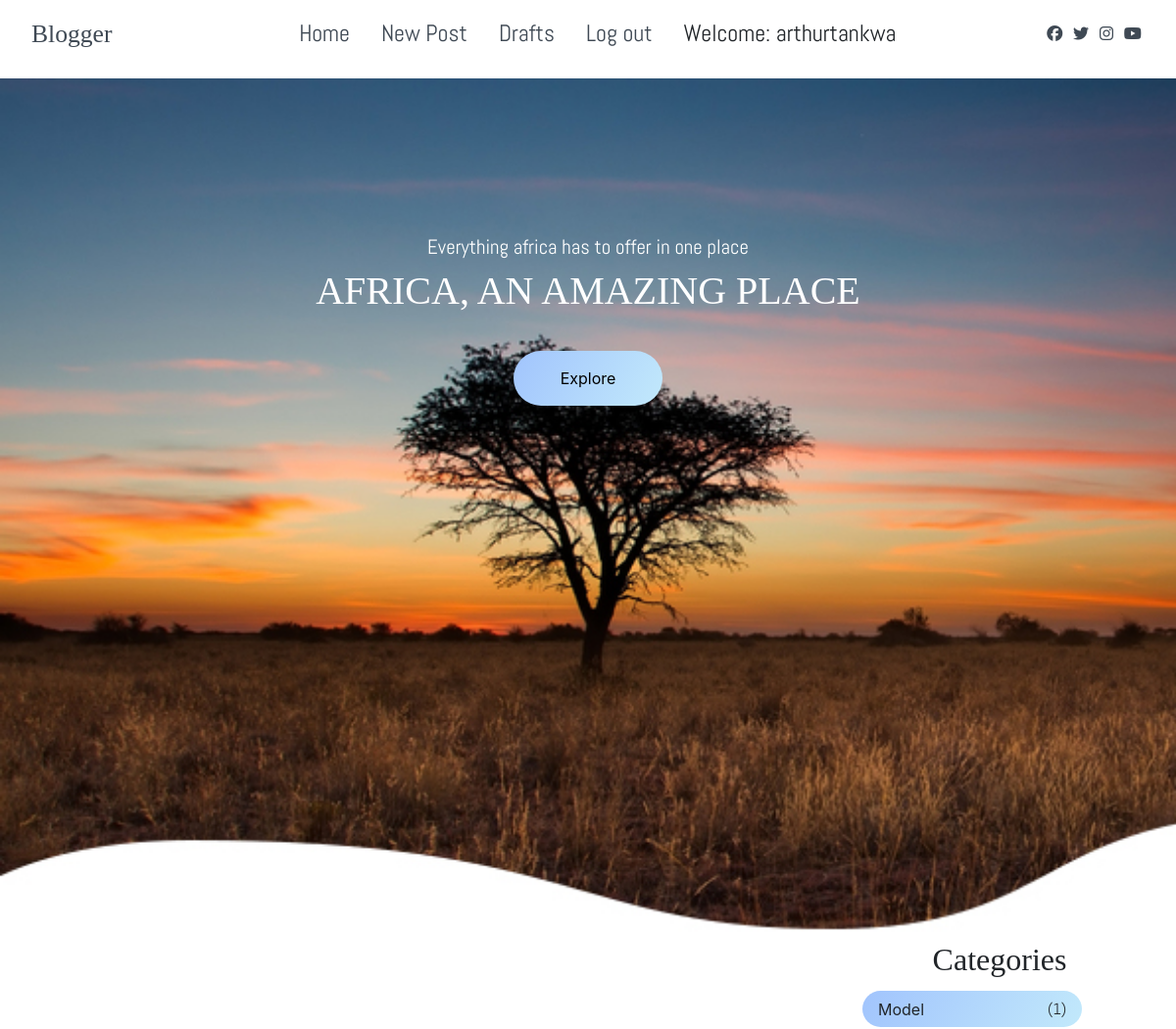
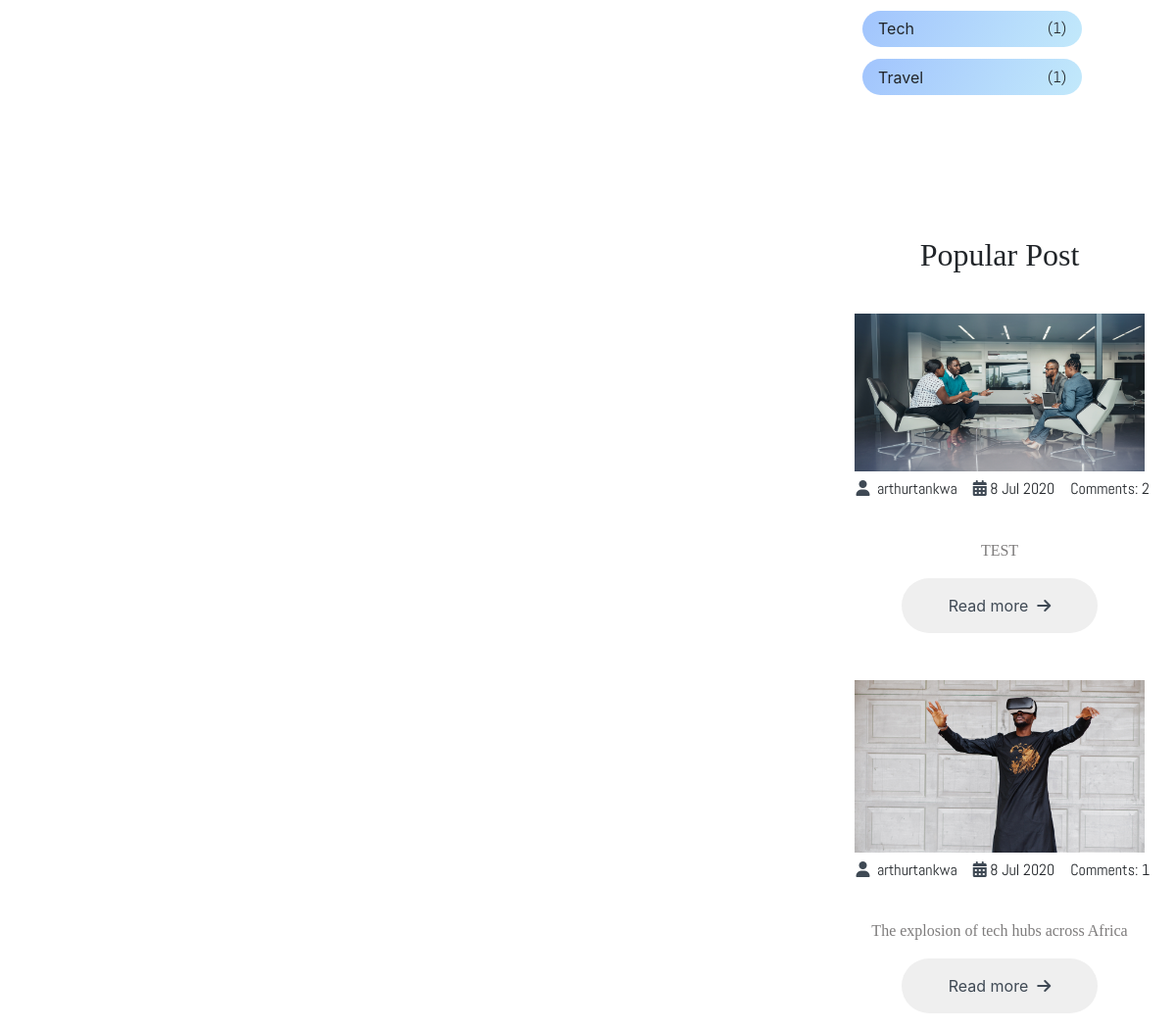
Page /drafts/ (signed in) on the committed database (2 pictures, top to bottom).
### blog/models.py (models this page shows, shortened)
class Post(models.Model):
    author = models.ForeignKey('auth.User',on_delete=models.CASCADE)
    title = models.CharField(max_length=200)
    text = models.TextField()
    image = models.ImageField()
    category = models.CharField(max_length=200, choices = cat_choices)
    created_date = models.DateTimeField(default=timezone.now)
    published_date = models.DateTimeField(blank=True, null=True)
    def approve_comments(self):
        return self.comments.filter(approved_comment=True)

### blog/views.py (the view)
# urls.py: path('drafts/', views.DraftListView.as_view(), name='post_draft_list'),
class DraftListView(LoginRequiredMixin,ListView):
    login_url = '/login/'
    redirect_field_name = 'blog/post_draft_list.html'
    model = Post
    def get_queryset(self):
        return Post.objects.filter(published_date__isnull=True).order_by('created_date')
    def get_context_data(self, **kwargs):
        context = super().get_context_data(**kwargs)
        query1 = Post.objects.values('category').annotate(Count('category')).order_by()
        query2 = Post.objects.annotate(comments_count=Count('comments')).filter(comments_count__gt=0).order_by('-comments_count')[:4]
        context["categories"] = query1
        context["popular"] = query2
        return context

### blog/templates/blog/post_list.html (shortened to what this page needs)
{% extends 'blog/base.html' %}
{% block content %}
<section>
  <div class="site-content">
    <div class="post">
    </div>
    <aside class="sidebar">
      <div class="categorie">
        <h2>Categories</h2>
        <ul class="categorie-list">
          {% for category in categories %}
            <li class="list-items" data-aos="fade-left" data-aos-delay="100">{{category.category}}<span>({{category.category__count}})</span></li>
          {% endfor %}
        </ul>
        <div class="popular-post">
          <h2 >Popular Post</h2>
          {% for post in popular %}
            <div class="post-content" data-aos="zoom-in" data-aos-delay="200">
              <div class="post-image">
                <div>
                  <img src="{{post.image.url}}" class="img"/>
                </div>
                <div class="post-info flex-row">
                  <span><i class="fas fa-user text-gray"></i>&nbsp {{post.author}}</span>
                  <span><i class="fas fa-calendar-alt text-gray date"></i> {{ post.published_date|date:"j M Y"}}</span>
                  <span> Comments: {{ post.approve_comments.count }}</span>
                </div>
              </div>
            </div>
            <div class = "post-tittle">
              <p> {{ post.title }} </p>
              <button class="btn post-btn">
                <a href="{% url 'post_detail' pk=post.pk %}">Read more &nbsp;<i class="fas fa-arrow-right"></i></a>
              </button>
            </div>
          {% endfor %}
        </div>
      </aside>
  </div>
</section>
{% endblock %}

### blog/templates/blog/base.html (shortened to what this page needs)
<!DOCTYPE html>
{% load static %}
{% load bootstrap4 %}
<html>
  <head>
    <link rel="stylesheet" href="https://cdn.jsdelivr.net/npm/bootstrap@4.0.0/dist/css/bootstrap.min.css"
>
    <link href="https://maxcdn.bootstrapcdn.com/font-awesome/4.7.0/css/font-awesome.min.css" rel="stylesheet">
    <link rel="stylesheet" href="//cdn.jsdelivr.net/medium-editor/latest/css/medium-editor.min.css" type="text/css" media="screen" charset="utf-8">
    <link rel="stylesheet" href="{% static 'css/style1.css' %}">
    <link rel="stylesheet" href="{% static 'node_modules/@fortawesome/fontawesome-free/css/all.css' %}"/>
  </head>
  <body>
    <nav class="nav navbar-nav mr-auto mt-2 mt-lg-0">
      <div class="nav-menu flex-row">
        <div class="nav-brand">
          <a href="#" class="text-gray">Blogger</a>
        </div>
        <div>
          <ul class="nav-items">
            <li class="nav-item nav-link"><a href="{% url 'post_list' %}">Home</a></li>
            {% if user.is_authenticated and user.is_staff %}
              <li class="nav-item nav-link"> <a href="{% url 'post_new' %}">New Post</a></li>
              <li class="nav-item nav-link"> <a href="{% url 'post_draft_list' %}">Drafts</a></li>
              <li class="nav-item nav-link"> <a href="{% url 'logout' %}">Log out</a></li>
              <li class="nav-item nav-link"> Welcome: {{ user.username }}</li>
            {% elif user.is_authenticated %}
              <li class="nav-item nav-link"> <a href="{% url 'post_new' %}">New Post</a></li>
              <li class="nav-item nav-link"> <a href="{% url 'logout' %}">Log out</a></li>
              <li class="nav-item nav-link"> Welcome: {{ user.username }}</li>
            {% else %}
              <a class="nav-item nav-link" href="{% url 'login' %}" aria-label="Login">
                <span class="fa fa-user" aria-hidden="true"></span></a>
              <a class="nav-item nav-link" href="{% url 'accounts:signup' %}" class="btn btn-simple">Sign up</a>
            {% endif %}
          </ul>
        </div>
        <div class="social text-grey">
          <a href="#"><i class="fab fa-facebook"></i></a>
          <a href="#"><i class="fab fa-twitter"></i></a>
          <a href="#"><i class="fab fa-instagram"></i></a>
          <a href="#"><i class="fab fa-youtube"></i></a>
        </div>
      </div>
    </nav>
    <main align= center>
      <section class="site-tittle">
        <div class="site-background" data-aos="fade-up" data-aos-delay="100">
          <h3>Everything africa has to offer in one place</h3>
          <h1>AFRICA, AN AMAZING PLACE</h1>
          <button class="btn">Explore</button>
        </div>
      </section>
              {% block content %}
              {% endblock %}
  </body>
</html>

### blog/static/css/style1.css (style rules this page uses)
html, body { margin: 0%; box-sizing: border-box; overflow-x: hidden; }
:root { --text-gray: #3f4954; --text-light: #686666da; --bg-color: #0f0f0f; --white: #ffff; --midnight: #104f55; --sky: linear-gradient(120deg, #a1c4fd 0%, #c2e9fb 100%); --Abel: "Abel", cursive; --Anton: "Anton", cursive; --Josefin: "Josefin", cursive; --Lexend: "Lexend", cursive; --Livvic: "Livvic" cursive; }
a { text-decoration: none; color: var(--text-gray); }
.flex-row { display: flex; flex-direction: row; flex-wrap: wrap; }
.text-gray { color: var(--text-gray); }
ul { list-style-type: none; }
h1 { font-family: var(--Lexend); font-size: 2.5rem; }
h3 { font-family: var(--Abel); font-size: 1.3rem; }
h2 { font-family: var(--Lexend); }
button.btn { border: none; border-radius: 2rem; padding: 1rem 3rem; font-size: 1rem; font-family: var(--Livvic); cursor: pointer; }
span { font-family: var(--Abel); }
p { font-family: var(--Lexend); color: var(--text-light); }
.nav { background: white; padding: 0 2rem; height: 0rem; min-height: 10vh; overflow: hidden; transition: height 1s ease-in; }
.nav .nav-menu { justify-content: space-between; }
.nav .nav-items { display: flex; margin: 0; }
.nav .nav-items .nav-link { padding: 1rem 1rem; font-size: 1.1rem; position: relative; font-family: var(--Abel); font-size: 1.5rem; }
.nav .nav-brand a { font-size: 1.6rem; padding: 1rem 0; display: block; font-family: var(--Lexend); font-size: 1.6rem; }
.nav .social { padding: 1.4rem 0; }
.nav .social i { padding: 0 0.2rem; }
main { overflow: hidden; }
main .site-tittle { background: url(../assets/img/bg-image.jpg); background-size: cover; height: 110vh; display: flex; justify-content: center; }
main .site-tittle .site-background { padding: 10rem; text-align: center; color: var(--white); }
main .site-tittle .btn { margin: 1.8rem; background: var(--sky); }
main .site-content { display: grid; grid-template-columns: 70% 30%; }
main .post-content { width: 100%; }
main .site-content .post-content > .post-image, .post-tittle { padding: 1rem 2rem; position: relative; }
main .site-content .post-content > .post-image .post-info { background: var(--sky); padding: 1rem 1rem; position: absolute; bottom: 0%; left: 20vw; border-radius: 3rem; }
main .site-content .post-content > .post-image > div { overflow: hidden; }
main .site-content .post-content > .post-image .img { width: 100%; transition: 1s ease; }
main .site-content .post-content > .post-image .post-info span { margin: 0 0.5rem; }
.sidebar .categorie-list { font-family: var(--Livvic); }
.sidebar .categorie-list .list-items { background: var(--sky); padding: 0.4rem 1rem; margin: 0.8rem 0; border-radius: 3rem; width: 70%; display: flex; justify-content: space-between; }
.sidebar .popular-post .post-content { padding: 1rem 0; }
.sidebar .popular-post h2 { padding-top: 8rem; }
.sidebar .popular-post .post-info { padding: 0.4rem 0.1rem !important; bottom: 0rem !important; left: 1.5rem !important; border-radius: 0rem !important; background: var(--white) !important; }
.sidebar .popular-post .post-tittle a { font-size: 1rem; }

### rows in the picture
Post: category "Model", category__count "1", image (picture), author "arthurtankwa", published_date "8 Jul 2020", approve_comments.count "2", title "TEST"
Post: category "Tech", category__count "1", image (picture), author "arthurtankwa", published_date "8 Jul 2020", approve_comments.count "1", title "The explosion of tech hubs across Africa"

### other values in the picture
{{ user.username }} "arthurtankwa"
{{ category.category }} "Travel"
{{ category.category__count }} "1"
